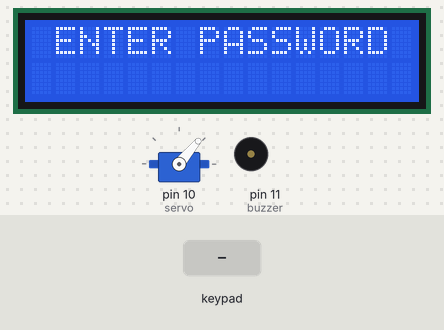
A sketch run on a simulated Arduino Uno, built with avr-gcc and run on an emulated ATmega328P. On the bench: servo, 16×2 character LCD, buzzer (waves = sounding, pin HIGH). The test bench sets the inputs (shaded band).

Above: at 4.2 s.
4.3 s: keypad keys 2 5 8 0 D pressed 0.4 s apart
At 7.5 s:
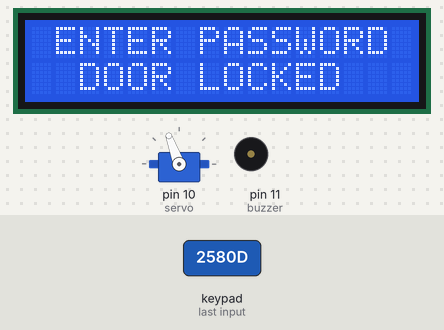
7.8 s: key 'D' pressed
At 10.0 s:
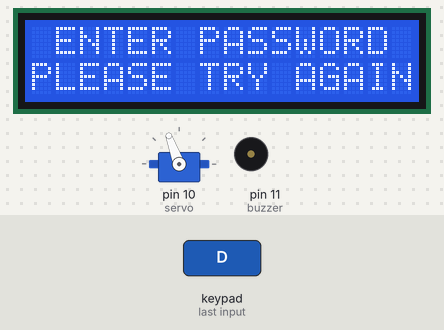
10.1 s: keypad keys 2 5 8 0 # pressed 0.4 s apart
At 12.9 s:
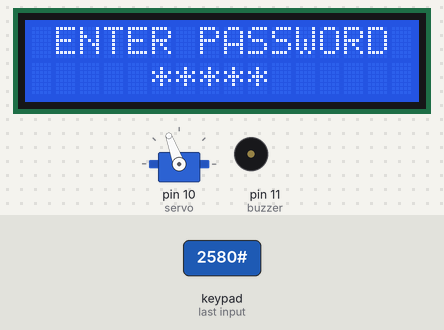
14.0 s: key 'B' pressed
At 14.16 s:
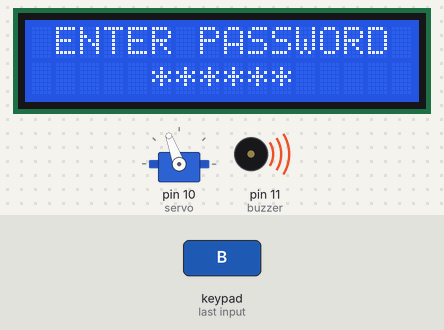
16.1 s: key 'A' pressed
19.1 s: keypad keys 2 3 4 5 D pressed 0.4 s apart
At 21.29 s:
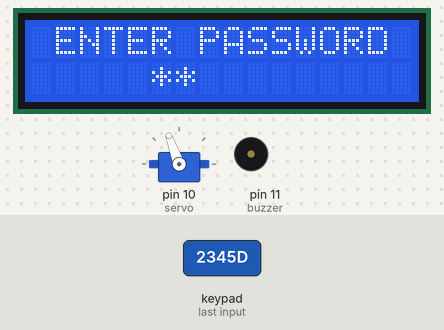
Timing chart, 0 to 24.9 s (numbered marks = the images above; inputs shaded):
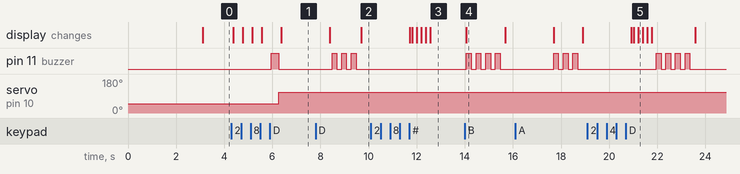

The sketch:

Door_Lock_System_with_Keypad_Servo_Motor.ino
```cpp
#include <Servo.h>

#include <LiquidCrystal_I2C.h>

#include <Keypad.h>

#include <Password.h>


#define buzzer 11


Servo servo;

LiquidCrystal_I2C lcd(0x27, 16, 2);


String newPasswordString; //hold the new password

char newPassword[6]; //charater string of newPasswordString

byte a = 5;

bool value = true;


Password password = Password("2580"); //Enter your password


byte maxPasswordLength = 6;

byte currentPasswordLength = 0;

const byte ROWS = 4; // Four rows

const byte COLS = 4; // Four columns


char keys[ROWS][COLS] = {

  {'D', 'C', 'B', 'A'},

  {'#', '9', '6', '3'},

  {'0', '8', '5', '2'},

  {'*', '7', '4', '1'},

};


byte rowPins[ROWS] = {2, 3, 4, 5};

byte colPins[COLS] = {6, 7, 8, 9};


Keypad keypad = Keypad( makeKeymap(keys), rowPins, colPins, ROWS, COLS );


void setup() {


  Serial.begin(9600);

  pinMode(buzzer, OUTPUT);

  servo.attach(10);

  servo.write(50);

  lcd.init();

  lcd.backlight();

  lcd.setCursor(3, 0);

  //lcd.print("WELCOME TO");

  lcd.setCursor(0, 1);

  lcd.print("DOOR LOCK SYSTEM");

  delay(3000);

  lcd.clear();

}


void loop() {

  lcd.setCursor(1, 0);

  lcd.print("ENTER PASSWORD");


  char key = keypad.getKey();

  if (key != NO_KEY) {

    delay(60);

    if (key == 'C') {

      resetPassword();

    } else if (key == 'D') {

      if (value == true) {

        doorlocked();

        value = false;

      } else if (value == false) {

        dooropen();

        value = true;

      }

    } else {

      processNumberKey(key);

    }

  }

}


void processNumberKey(char key) {

  lcd.setCursor(a, 1);

  lcd.print("*");

  a++;

  if (a == 11) {

    a = 5;

  }

  currentPasswordLength++;

  password.append(key);


  if (currentPasswordLength == maxPasswordLength) {

    doorlocked();

    dooropen();


  }

}


void dooropen() {

  if (password.evaluate()) {

    digitalWrite(buzzer, HIGH);

    delay(300);

    digitalWrite(buzzer, LOW);

    servo.write(50);

    delay(100);

    lcd.setCursor(0, 0);

   // lcd.print("CORRECT PASSWORD");

    lcd.setCursor(0, 1);

    lcd.print("DOOR OPENED");

    delay(2000);

    lcd.clear();

    a = 5;

  } else {

    digitalWrite(buzzer, HIGH);

    delay(200);

    digitalWrite(buzzer, LOW);

    delay(200);

    digitalWrite(buzzer, HIGH);

    delay(200);

    digitalWrite(buzzer, LOW);

    delay(200);

    digitalWrite(buzzer, HIGH);

    delay(200);

    digitalWrite(buzzer, LOW);

    delay(200);

    lcd.setCursor(0, 0);

    //lcd.print("WRONG PASSWORD!");

    lcd.setCursor(0, 1);

    lcd.print("PLEASE TRY AGAIN");

    delay(2000);

    lcd.clear();

    a = 5;

  }

  resetPassword();

}


void resetPassword() {

  password.reset();

  currentPasswordLength = 0;

  lcd.clear();

  a = 5;

}


void doorlocked() {

  if (password.evaluate()) {

    digitalWrite(buzzer, HIGH);

    delay(300);

    digitalWrite(buzzer, LOW);

    servo.write(110);

    delay(100);

    lcd.setCursor(0, 0);

    //lcd.print("CORRECT PASSWORD");

    lcd.setCursor(2, 1);

    lcd.print("DOOR LOCKED");

    delay(2000);

    lcd.clear();

    a = 5;

  } else {

    digitalWrite(buzzer, HIGH);

    delay(200);

    digitalWrite(buzzer, LOW);

    delay(200);

    digitalWrite(buzzer, HIGH);

    delay(200);

    digitalWrite(buzzer, LOW);

    delay(200);

    digitalWrite(buzzer, HIGH);

    delay(200);

    digitalWrite(buzzer, LOW);

    delay(200);

    digitalWrite(buzzer, HIGH);

    delay(200);

    digitalWrite(buzzer, LOW);

    delay(200);

    lcd.setCursor(0, 0);

    //lcd.print("WRONG PASSWORD!");

    lcd.setCursor(0, 1);

    lcd.print("PLEASE TRY AGAIN");

    delay(2000);

    lcd.clear();

    a = 5;

  }

  resetPassword();

}
```

Measured:
- after the input at 4.3 s, pin 11 (buzzer): LOW → HIGH after 1.7 s, → LOW 0.30 s later; servo on pin 10 (servo): 50° → 110° after 2.0 s; the display: first changes after 0.07 s (image 1 shows a later state)
- after the input at 7.8 s, pin 11 (buzzer): alternates HIGH for 0.20 s and LOW for 0.20 s, 6 changes in all, then stays LOW, starting after 0.68 s; the display: first differs from a run without the input after 1.9 s (image 2)
- after the input at 10.1 s, the display: first differs from a run without the input after 1.7 s (image 3 shows a later state)
- after the input at 14.0 s, pin 11 (buzzer): alternates HIGH for 0.20 s and LOW for 0.20 s, 8 changes in all, then stays LOW, starting after 0.07 s; the display: changes after 0.07 s (image 4)
- after the input at 19.1 s, pin 11 (buzzer): alternates HIGH for 0.20 s and LOW for 0.20 s, 8 changes in all, then stays LOW, starting after 2.9 s; the display: first differs from a run without the input after 2.1 s (image 5)
- what the display in image 4 shows lasts 1.6 s, from 14.1 s to 15.7 s
